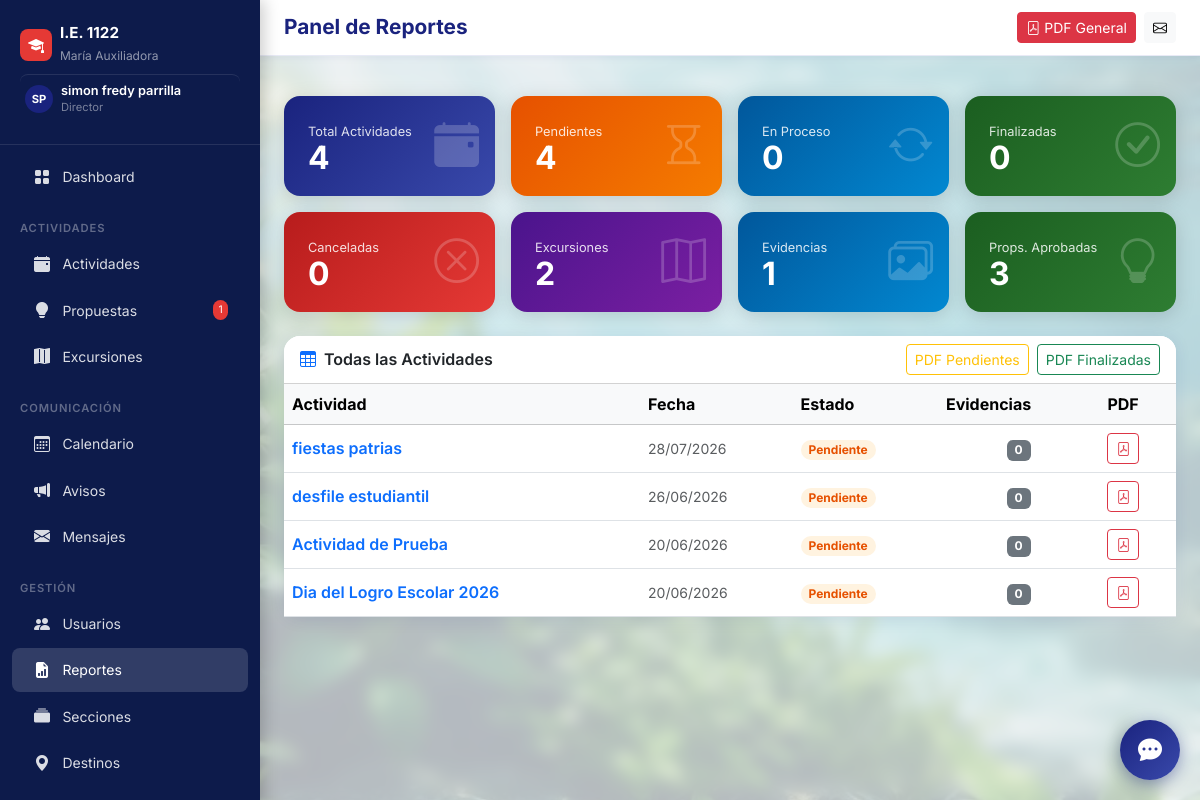
Page /reportes/ (signed in) on the committed database.
### core/models.py (models this page shows, shortened)
class User(AbstractUser):
    ROLE_CHOICES = [
        ('director', 'Director'),
        ('docente', 'Docente'),
    ]
    role = models.CharField(max_length=20, choices=ROLE_CHOICES, default='docente', verbose_name='Rol')
    email = models.EmailField(unique=True, verbose_name='Correo electrónico')
    telefono = models.CharField(max_length=15, blank=True, verbose_name='Teléfono')
    fecha_nacimiento = models.DateField(null=True, blank=True, verbose_name='Fecha de nacimiento')
    foto_perfil = models.ImageField(upload_to='perfiles/', blank=True, null=True, verbose_name='Foto de perfil')
    seccion_asignada = models.CharField(max_length=50, blank=True, verbose_name='Sección / Grado asignado', help_text='Ej: 3B, 5A, ED.FISICA')
    class Meta:
        verbose_name = 'Usuario'
        verbose_name_plural = 'Usuarios'
    @property
    def is_director(self):
        return self.role == 'director'

class ActividadInstitucional(models.Model):
    ESTADO_CHOICES = [
        ('pendiente', 'Pendiente'),
        ('en_proceso', 'En Proceso'),
        ('finalizada', 'Finalizada'),
        ('cancelada', 'Cancelada'),
    ]
    titulo = models.CharField(max_length=300, verbose_name='Título')
    descripcion = models.TextField(verbose_name='Descripción')
    fecha = models.DateField(verbose_name='Fecha de actividad')
    responsables = models.ManyToManyField(
        User,
        related_name='actividades_asignadas',
        verbose_name='Responsables',
        limit_choices_to={'role': 'docente'}
    )
    estado = models.CharField(
        max_length=20,
        choices=ESTADO_CHOICES,
        default='pendiente',
        verbose_name='Estado'
    )
    created_by = models.ForeignKey(
        User,
        on_delete=models.CASCADE,
        related_name='actividades_creadas',
        verbose_name='Creado por'
    )
    fecha_creacion = models.DateTimeField(auto_now_add=True)
    fecha_actualizacion = models.DateTimeField(auto_now=True)
    lugar = models.CharField(max_length=200, blank=True, verbose_name='Lugar')
    presupuesto = models.DecimalField(
        max_digits=10, decimal_places=2, null=True, blank=True, verbose_name='Presupuesto (S/)'
    )
    imagen = models.ImageField(upload_to='actividades/', null=True, blank=True, verbose_name='Imagen principal')
    class Meta:
        verbose_name = 'Actividad Institucional'
        verbose_name_plural = 'Actividades Institucionales'
        ordering = ['-fecha']

### core/views.py (the view)
# urls.py: path('reportes/', views.reportes_panel, name='reportes_panel'),
@director_required
def reportes_panel(request):
    stats = {
        'total': ActividadInstitucional.objects.count(),
        'pendiente': ActividadInstitucional.objects.filter(estado='pendiente').count(),
        'en_proceso': ActividadInstitucional.objects.filter(estado='en_proceso').count(),
        'finalizada': ActividadInstitucional.objects.filter(estado='finalizada').count(),
        'cancelada': ActividadInstitucional.objects.filter(estado='cancelada').count(),
        'excursiones': Excursion.objects.count(),
        'evidencias': Evidencia.objects.count(),
        'propuestas_aprobadas': PropuestaActividad.objects.filter(estado='aprobada').count(),
    }
    actividades = ActividadInstitucional.objects.all().order_by('-fecha')
    return render(request, 'reportes/panel.html', {'stats': stats, 'actividades': actividades})

### templates/reportes/panel.html (shortened to what this page needs)
{% extends 'base.html' %}
{% block page_title %}Panel de Reportes{% endblock %}
{% block topbar_actions %}
  <a href="{% url 'reporte_general_pdf' %}" class="btn btn-sm btn-danger" target="_blank">
    <i class="bi bi-file-pdf me-1"></i>PDF General
  </a>
{% endblock %}
{% block content %}
<div class="row g-3 mb-4">
  <div class="col-6 col-md-3">
    <div class="stat-card bg-grad-primary">
      <div class="label">Total Actividades</div>
      <div class="value">{{ stats.total }}</div>
      <i class="bi bi-calendar-event-fill icon"></i>
    </div>
  </div>
  <div class="col-6 col-md-3">
    <div class="stat-card bg-grad-warning">
      <div class="label">Pendientes</div>
      <div class="value">{{ stats.pendiente }}</div>
      <i class="bi bi-hourglass icon"></i>
    </div>
  </div>
  <div class="col-6 col-md-3">
    <div class="stat-card bg-grad-info">
      <div class="label">En Proceso</div>
      <div class="value">{{ stats.en_proceso }}</div>
      <i class="bi bi-arrow-repeat icon"></i>
    </div>
  </div>
  <div class="col-6 col-md-3">
    <div class="stat-card bg-grad-success">
      <div class="label">Finalizadas</div>
      <div class="value">{{ stats.finalizada }}</div>
      <i class="bi bi-check-circle icon"></i>
    </div>
  </div>
  <div class="col-6 col-md-3">
    <div class="stat-card bg-grad-danger">
      <div class="label">Canceladas</div>
      <div class="value">{{ stats.cancelada }}</div>
      <i class="bi bi-x-circle icon"></i>
    </div>
  </div>
  <div class="col-6 col-md-3">
    <div class="stat-card bg-grad-purple">
      <div class="label">Excursiones</div>
      <div class="value">{{ stats.excursiones }}</div>
      <i class="bi bi-map icon"></i>
    </div>
  </div>
  <div class="col-6 col-md-3">
    <div class="stat-card bg-grad-info">
      <div class="label">Evidencias</div>
      <div class="value">{{ stats.evidencias }}</div>
      <i class="bi bi-images icon"></i>
    </div>
  </div>
  <div class="col-6 col-md-3">
    <div class="stat-card bg-grad-success">
      <div class="label">Props. Aprobadas</div>
      <div class="value">{{ stats.propuestas_aprobadas }}</div>
      <i class="bi bi-lightbulb icon"></i>
    </div>
  </div>
</div>
<div class="card">
  <div class="card-header bg-white d-flex justify-content-between align-items-center">
    <span><i class="bi bi-table text-primary me-2"></i>Todas las Actividades</span>
    <div class="d-flex gap-2">
      <a href="{% url 'reporte_general_pdf' %}?estado=pendiente" class="btn btn-sm btn-outline-warning" target="_blank">PDF Pendientes</a>
      <a href="{% url 'reporte_general_pdf' %}?estado=finalizada" class="btn btn-sm btn-outline-success" target="_blank">PDF Finalizadas</a>
    </div>
  </div>
  <div class="card-body p-0">
    <div class="table-responsive">
      <table class="table table-hover align-middle mb-0">
        <thead class="table-light">
          <tr><th>Actividad</th><th>Fecha</th><th>Estado</th><th>Evidencias</th><th>PDF</th></tr>
        </thead>
        <tbody>
          {% for act in actividades %}
          <tr>
            <td><a href="{% url 'actividad_detalle' act.pk %}" class="fw-semibold text-decoration-none">{{ act.titulo|truncatechars:45 }}</a></td>
            <td><small class="text-muted">{{ act.fecha|date:"d/m/Y" }}</small></td>
            <td><span class="badge badge-{{ act.estado }} rounded-pill px-2 py-1">{{ act.get_estado_display }}</span></td>
            <td class="text-center"><span class="badge bg-secondary">{{ act.evidencias.count }}</span></td>
            <td>
              <a href="{% url 'reporte_actividad_pdf' act.pk %}" class="btn btn-sm btn-outline-danger py-1 px-2" target="_blank">
                <i class="bi bi-file-pdf"></i>
              </a>
            </td>
          </tr>
          {% empty %}
          <tr><td colspan="5" class="text-center text-muted py-4">Sin actividades</td></tr>
          {% endfor %}
        </tbody>
      </table>
    </div>
  </div>
</div>
{% endblock %}

### templates/base.html (shortened to what this page needs)
<!DOCTYPE html>
<html lang="es">
<head>
  <link href="https://cdn.jsdelivr.net/npm/bootstrap@5.3.3/dist/css/bootstrap.min.css" rel="stylesheet">
  <link href="https://cdn.jsdelivr.net/npm/bootstrap-icons@1.11.3/font/bootstrap-icons.css" rel="stylesheet">
</head>
<body>
  <nav id="sidebar">
    <div class="sidebar-brand">
      <div class="d-flex align-items-center gap-2 mb-1">
        <div
          style="background:#e53935;width:32px;height:32px;border-radius:8px;display:flex;align-items:center;justify-content:center;">
          <i class="bi bi-mortarboard-fill text-white"></i>
        </div>
        <div>
          <h6>I.E. 1122</h6>
          <small>María Auxiliadora</small>
        </div>
      </div>
      {% if user.is_authenticated %}
      <a href="{% url 'perfil' %}" class="text-decoration-none d-flex align-items-center gap-2 mt-2 pt-2 profile-link"
        style="border-top:1px solid rgba(255,255,255,0.1)">
        {% if user.foto_perfil %}
        <img src="{{ user.foto_perfil.url }}" class="rounded-circle" width="28" height="28" style="object-fit:cover;">
        {% else %}
        <div class="avatar-placeholder" style="width:28px;height:28px;font-size:.7rem;">
          {{ user.first_name|first|upper }}{{ user.last_name|first|upper }}
        </div>
        {% endif %}
        <div>
          <div style="color:#fff;font-size:.8rem;font-weight:600;line-height:1.2;">
            {{ user.get_full_name|default:user.username }}
          </div>
          <div style="color:rgba(255,255,255,.45);font-size:.7rem;">
            {{ user.get_role_display }}
          </div>
        </div>
      </a>
      {% endif %}
    </div>
    <ul class="nav flex-column py-2">
      <li><a class="nav-link {% if request.resolver_match.url_name == 'dashboard' %}active{% endif %}"
          href="{% url 'dashboard' %}">
          <i class="bi bi-grid-fill"></i> Dashboard
        </a></li>
      <div class="nav-section">Actividades</div>
      <li><a class="nav-link {% if 'actividades' in request.path %}active{% endif %}"
          href="{% url 'actividades_lista' %}">
          <i class="bi bi-calendar-event-fill"></i> Actividades
        </a></li>
      <li><a class="nav-link {% if 'propuestas' in request.path %}active{% endif %}"
          href="{% url 'propuestas_lista' %}">
          <i class="bi bi-lightbulb-fill"></i> Propuestas
          {% if user.is_director %}
          {% with cnt=pendientes_count %}{% if cnt %}<span class="badge-count">{{ cnt }}</span>{% endif %}{% endwith %}
          {% endif %}
        </a></li>
      <li><a class="nav-link {% if 'excursiones' in request.path %}active{% endif %}"
          href="{% url 'excursiones_lista' %}">
          <i class="bi bi-map-fill"></i> Excursiones
        </a></li>
      <div class="nav-section">Comunicación</div>
      <li><a class="nav-link {% if 'calendario' in request.path %}active{% endif %}"
          href="{% url 'calendario_actividades' %}">
          <i class="bi bi-calendar3"></i> Calendario
        </a></li>
      <li><a class="nav-link {% if 'avisos' in request.path %}active{% endif %}" href="{% url 'avisos_lista' %}">
          <i class="bi bi-megaphone-fill"></i> Avisos
        </a></li>
      <li><a class="nav-link {% if 'mensajes' in request.path %}active{% endif %}" href="{% url 'mensajes_bandeja' %}">
          <i class="bi bi-envelope-fill"></i> Mensajes
        </a></li>
      {% if user.is_director %}
      <div class="nav-section">Gestión</div>
      <li><a class="nav-link {% if 'usuarios' in request.path %}active{% endif %}" href="{% url 'usuarios_lista' %}">
          <i class="bi bi-people-fill"></i> Usuarios
        </a></li>
      <li><a class="nav-link {% if 'reportes' in request.path %}active{% endif %}" href="{% url 'reportes_panel' %}">
          <i class="bi bi-file-earmark-bar-graph-fill"></i> Reportes
        </a></li>
      <li><a class="nav-link {% if 'secciones' in request.path %}active{% endif %}" href="{% url 'secciones_lista' %}">
          <i class="bi bi-collection-fill"></i> Secciones
        </a></li>
      <li><a class="nav-link {% if 'destinos' in request.path %}active{% endif %}" href="{% url 'destinos_lista' %}">
          <i class="bi bi-geo-alt-fill"></i> Destinos
        </a></li>
      <li><a class="nav-link" href="/admin/" target="_blank">
        </a></li>
      {% endif %}
    </ul>
  </nav>
  <div id="main-content">
    <div class="topbar d-flex align-items-center justify-content-between">
      <div class="d-flex align-items-center gap-3">
        <h1 class="page-title">{% block page_title %}{% endblock %}</h1>
      </div>
      <div class="d-flex align-items-center gap-2">
        {% block topbar_actions %}{% endblock %}
        <a href="{% url 'mensajes_bandeja' %}" class="btn btn-sm btn-light position-relative">
          <i class="bi bi-envelope"></i>
        </a>
      </div>
    </div>
    <div class="px-4 pt-3">
    </div>
    <main class="p-4">
      {% block content %}{% endblock %}
    </main>
  </div>
  <div id="chatbot-widget">
    <button id="chat-toggle" onclick="toggleChat()">
      <i class="bi bi-chat-dots-fill"></i>
    </button>
  </div>
</body>
</html>

### rows in the picture
User: first_name|first "S", last_name|first "P", get_full_name "simon fredy parrilla", role "Director"
ActividadInstitucional: titulo "fiestas patrias", fecha "28/07/2026", estado "Pendiente", evidencias.count "0"
ActividadInstitucional: titulo "desfile estudiantil", fecha "26/06/2026", estado "Pendiente", evidencias.count "0"
ActividadInstitucional: titulo "Actividad de Prueba", fecha "20/06/2026", estado "Pendiente", evidencias.count "0"
ActividadInstitucional: titulo "Dia del Logro Escolar 2026", fecha "20/06/2026", estado "Pendiente", evidencias.count "0"

### other values in the picture
{{ cnt }} "1"
{{ stats.total }} "4"
{{ stats.pendiente }} "4"
{{ stats.en_proceso }} "0"
{{ stats.finalizada }} "0"
{{ stats.cancelada }} "0"
{{ stats.excursiones }} "2"
{{ stats.evidencias }} "1"
{{ stats.propuestas_aprobadas }} "3"
